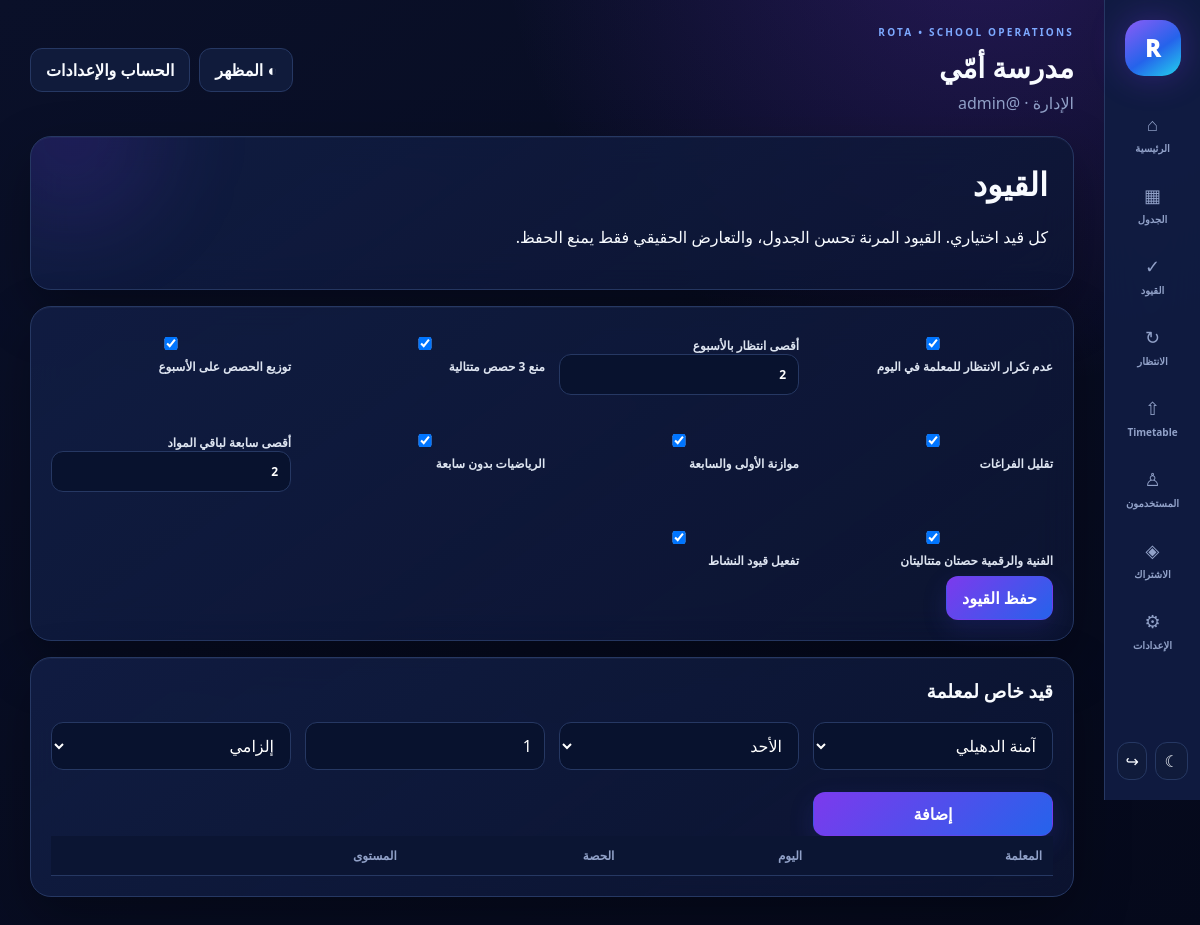
/constraints (signed in), run on the app's committed database.
### tables this page shows
CREATE TABLE schools(id INTEGER PRIMARY KEY AUTOINCREMENT,name TEXT NOT NULL,owner_name TEXT DEFAULT '',sender_phone TEXT DEFAULT '',sender_email TEXT DEFAULT '',plan TEXT NOT NULL DEFAULT 'pro',subscription_status TEXT NOT NULL DEFAULT 'trial',trial_ends_at INTEGER,subscription_ends_at INTEGER,auto_renew INTEGER NOT NULL DEFAULT 0,created_at INTEGER NOT NULL);

CREATE TABLE users(id INTEGER PRIMARY KEY AUTOINCREMENT,school_id INTEGER NOT NULL,name TEXT NOT NULL,email TEXT NOT NULL UNIQUE,password_hash TEXT NOT NULL,role TEXT NOT NULL DEFAULT 'owner',verified INTEGER NOT NULL DEFAULT 0,created_at INTEGER NOT NULL, username TEXT,FOREIGN KEY(school_id) REFERENCES schools(id) ON DELETE CASCADE);

### app.py (the view)
@app.get('/constraints',response_class=HTMLResponse)
def constraints(request:Request):
    u=require(request)
    if not u:return RedirectResponse('/login',303)
    return templates.TemplateResponse(request=request,name='constraints.html',context={'u':u,'school':school(request),'cfg':get_constraints(u['school_id']),'teachers':trows(u['school_id']),'specific':rows('SELECT u.*,t.name teacher_name FROM unavailable u JOIN teachers t ON t.id=u.teacher_id WHERE u.school_id=? ORDER BY t.name,u.day,u.period',(u['school_id'],)),'days':DAYS})

### templates/constraints.html
{% extends "base.html" %}{% block body %}<div class="hero"><h1>القيود</h1><p>كل قيد اختياري. القيود المرنة تحسن الجدول، والتعارض الحقيقي فقط يمنع الحفظ.</p></div><section class="card"><form method="post" action="/constraints/save"><div class="grid"><label><input type="checkbox" name="no_two_waiting_same_day" value="1" {% if cfg.get('no_two_waiting_same_day',{}).get('enabled') %}checked{% endif %}> عدم تكرار الانتظار للمعلمة في اليوم</label><label>أقصى انتظار بالأسبوع<input class="input" type="number" name="max_waiting_week" value="{{cfg.get('max_waiting_week',{}).get('value',2)}}"></label><label><input type="checkbox" name="avoid_three_consecutive" value="1" {% if cfg.get('avoid_three_consecutive',{}).get('enabled') %}checked{% endif %}> منع 3 حصص متتالية</label><label><input type="checkbox" name="spread_lessons" value="1" {% if cfg.get('spread_lessons',{}).get('enabled') %}checked{% endif %}> توزيع الحصص على الأسبوع</label><label><input type="checkbox" name="reduce_gaps" value="1" {% if cfg.get('reduce_gaps',{}).get('enabled') %}checked{% endif %}> تقليل الفراغات</label><label><input type="checkbox" name="balance_edge_periods" value="1" {% if cfg.get('balance_edge_periods',{}).get('enabled') %}checked{% endif %}> موازنة الأولى والسابعة</label><label><input type="checkbox" name="math_no_period7" value="1" {% if cfg.get('math_no_period7',{}).get('enabled') %}checked{% endif %}> الرياضيات بدون سابعة</label><label>أقصى سابعة لباقي المواد<input class="input" type="number" name="other_period7_max" value="{{cfg.get('other_period7_max',{}).get('value',2)}}"></label><label><input type="checkbox" name="art_digital_double" value="1" {% if cfg.get('art_digital_double',{}).get('enabled') %}checked{% endif %}> الفنية والرقمية حصتان متتاليتان</label><label><input type="checkbox" name="activity_constraints" value="1" {% if cfg.get('activity_constraints',{}).get('enabled') %}checked{% endif %}> تفعيل قيود النشاط</label></div><button class="btn">حفظ القيود</button></form></section><section class="card"><h3>قيد خاص لمعلمة</h3><form method="post" action="/constraint/specific" class="grid"><select name="teacher_id">{% for t in teachers %}<option value="{{t.id}}">{{t.name}}</option>{% endfor %}</select><select name="day">{% for d in days %}<option value="{{loop.index0}}">{{d}}</option>{% endfor %}</select><input class="input" type="number" min="1" max="7" name="period" value="1"><select name="level"><option value="hard">إلزامي</option><option value="soft">مفضل</option></select><button class="btn">إضافة</button></form><table><tr><th>المعلمة</th><th>اليوم</th><th>الحصة</th><th>المستوى</th><th></th></tr>{% for x in specific %}<tr><td>{{x.teacher_name}}</td><td>{{days[x.day]}}</td><td>{{x.period}}</td><td>{{x.level}}</td><td><form method="post" action="/constraint/delete/{{x.id}}"><button class="btn danger">حذف</button></form></td></tr>{% endfor %}</table></section>{% endblock %}

### templates/base.html (shortened to what this page needs)
<!doctype html>
<html lang="ar" dir="rtl" data-theme="dark">
<head>
  <link rel="stylesheet" href="/static/style.css">
</head>
<body>
{% if u %}
<div class="layout">
  <aside class="sidebar">
    <a class="brand" href="/" aria-label="ROTA">R</a>
    <nav class="nav">
      <a href="/">⌂<span>الرئيسية</span></a>
      <a href="/schedule">▦<span>الجدول</span></a>
      <a href="/constraints">✓<span>القيود</span></a>
      <a href="/absence">↻<span>الانتظار</span></a>
      <a href="/import-timetable">⇧<span>Timetable</span></a>
      <a href="/users">♙<span>المستخدمون</span></a>
      <a href="/subscription">◈<span>الاشتراك</span></a>
      <a href="/settings">⚙<span>الإعدادات</span></a>
    </nav>
    <div class="side-bottom">
      <button class="theme-toggle" type="button" onclick="toggleTheme()" title="تبديل المظهر"><span class="theme-icon">☾</span></button>
      <a class="logout-mini" href="/logout" title="خروج">↪</a>
    </div>
  </aside>
  <main class="content">
    <header class="topbar no-print">
      <div>
        <div class="eyebrow">ROTA • SCHOOL OPERATIONS</div>
        <h1>{{ school.name if school else 'ROTA' }}</h1>
        <p>{{ u.name }} · @{{ u.username }}</p>
      </div>
      <div class="actions">
        <button class="btn secondary theme-wide" type="button" onclick="toggleTheme()">◐ المظهر</button>
        <a class="btn secondary" href="/settings">الحساب والإعدادات</a>
      </div>
    </header>
{% else %}
<main>
{% endif %}
{% block body %}{% endblock %}
{% if u %}
  </main>
</div>
{% else %}
</main>
{% endif %}
</body>
</html>

### static/style.css (style rules this page uses)
:root { --bg:#05091b;--bg2:#0a1029;--panel:rgba(13,22,53,.88);--panel2:#111d43;--text:#f8fbff;--muted:#91a1c8;--line:#263863;--violet:#7c3aed;--blue:#2563eb;--cyan:#06b6d4;--green:#10b981;--red:#ef4444;--amber:#f59e0b;--field:#08122e;--fieldText:#fff;--shadow:0 22px 55px rgba(0,0,0,.30);--heroGlow:rgba(124,58,237,.25);--soft:#101b3b;--tableHead:#0b1533 }
* { box-sizing:border-box }
html { scroll-behavior:smooth }
body { margin:0;font-family:"Segoe UI",Tahoma,Arial,sans-serif;background:radial-gradient(circle at 82% -10%,var(--heroGlow) 0,transparent 34%),linear-gradient(145deg,var(--bg2),var(--bg));color:var(--text);min-height:100vh;transition:background .25s,color .25s }
a { text-decoration:none;color:inherit }
button,input,select { font:inherit }
.layout { display:grid;grid-template-columns:96px minmax(0,1fr);min-height:100vh }
.sidebar { position:sticky;top:0;height:100vh;background:color-mix(in srgb,var(--panel2) 92%,transparent);border-left:1px solid var(--line);padding:20px 12px;z-index:20;backdrop-filter:blur(20px);display:flex;flex-direction:column }
.brand { width:56px;height:56px;margin:0 auto;border-radius:19px;background:linear-gradient(145deg,#8b5cf6,#2563eb 56%,#22d3ee);box-shadow:0 0 35px #7c3aed55;display:grid;place-items:center;font-size:23px;font-weight:950;color:#fff }
.nav { display:flex;flex-direction:column;gap:8px;margin-top:26px }
.nav a { display:flex;flex-direction:column;align-items:center;gap:5px;padding:10px 3px;border-radius:15px;color:var(--muted);font-size:18px;transition:.18s }
.nav a span { font-size:10px;font-weight:700 }
.side-bottom { margin-top:auto;display:flex;justify-content:center;gap:8px }
.theme-toggle,.logout-mini { width:38px;height:38px;border-radius:12px;border:1px solid var(--line);background:var(--soft);color:var(--text);display:grid;place-items:center;cursor:pointer }
.theme-wide { display:inline-flex!important }
.content { padding:25px 30px;min-width:0;max-width:1720px;width:100%;margin:0 auto }
.topbar { display:flex;align-items:center;justify-content:space-between;gap:18px;margin-bottom:22px }
.topbar h1 { font-size:28px;margin:0;font-weight:900 }
.topbar p { color:var(--muted);margin:6px 0 0 }
.eyebrow { font-size:10px;letter-spacing:2.2px;color:#7da9ff;font-weight:900;margin-bottom:9px }
.actions,.tabs { display:flex;gap:9px;flex-wrap:wrap }
.btn { border:1px solid #7c3aed55;color:#fff;background:linear-gradient(135deg,#7c3aed,#2563eb);padding:10px 15px;border-radius:12px;font-weight:800;cursor:pointer;box-shadow:0 9px 24px #4f46e52b;transition:.18s;display:inline-block }
.btn.secondary,.btn.alt { background:var(--soft);color:var(--text);border-color:var(--line);box-shadow:none }
.hero,.card { background:linear-gradient(145deg,color-mix(in srgb,var(--panel2) 94%,transparent),color-mix(in srgb,var(--panel) 90%,transparent));border:1px solid var(--line);border-radius:21px;padding:20px;box-shadow:var(--shadow),inset 0 1px 0 rgba(255,255,255,.04);backdrop-filter:blur(18px);margin-bottom:16px }
.hero { padding:25px;position:relative;overflow:hidden }
.hero:after { content:"";position:absolute;width:180px;height:180px;border-radius:50%;background:#7c3aed22;filter:blur(45px);left:-50px;top:-90px;pointer-events:none }
.hero h1 { margin-top:0 }
.grid { display:grid;grid-template-columns:repeat(auto-fit,minmax(210px,1fr));gap:14px }
.card h2,.card h3 { margin-top:0 }
label { display:block;font-size:12px;font-weight:800;color:color-mix(in srgb,var(--text) 75%,var(--muted));margin:10px 0 7px }
input,select,.input { width:100%;background:var(--field);color:var(--fieldText);border:1px solid var(--line);border-radius:12px;padding:11px 12px;outline:none;margin:0 0 8px }
option { background:var(--panel2);color:var(--text) }
table { width:100%;border-collapse:separate;border-spacing:0;background:transparent }
th,td { padding:11px;border-bottom:1px solid var(--line);text-align:right;font-size:12px;vertical-align:middle }
th { background:var(--tableHead);color:var(--muted);position:sticky;top:0;z-index:3 }

### data on the page
schools: name "مدرسة أمّي"
users: name "الإدارة", username "admin"

### other printed values
form field teacher_id "آمنة الدهيلي"
form field day "الأحد"
